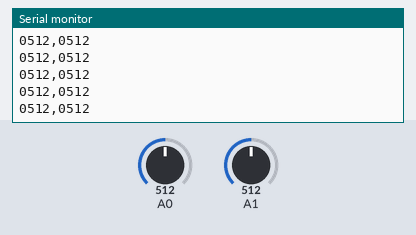
Bench run of a sketch on a simulated Arduino Uno, built with avr-gcc and run on an emulated ATmega328P. Shown: the last lines printed to the serial monitor. The inputs (shaded band) are chosen by the test bench; at power-on: A0 = 512, A1 = 512.

Above: at 1.2 s.
1.3 s: A0 set to 716
At 2.1 s:
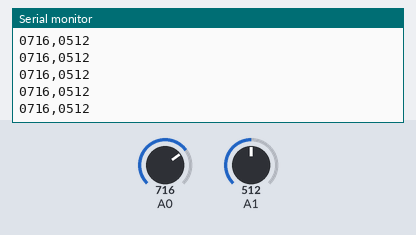
2.8 s: A1 set to 716
At 3.7 s:
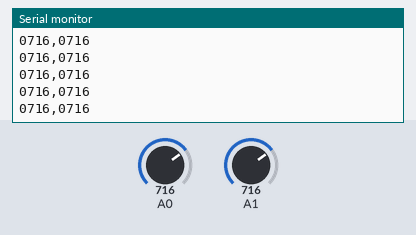
4.3 s: A0 set to 900
At 4.8 s:
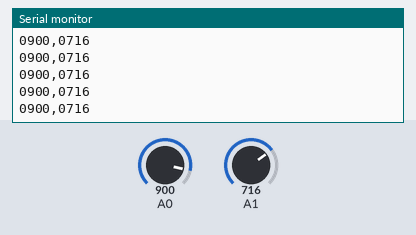
7.3 s: A1 set to 900
At 8.3 s:
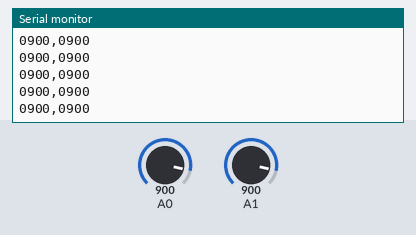
Timing chart, 0 to 9.8 s (numbered marks = the images above; inputs shaded):
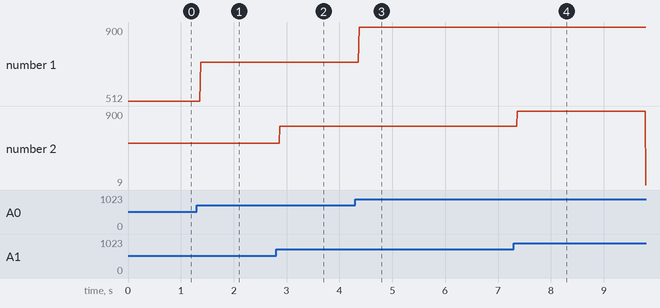

The sketch:

firmware.ino
```cpp
/*****************************
 * DSIF - FEEC - Unicamp
 * Autor: Ricardo M. Zago
 * Email: ricardoz@outlook.com
 *****************************/

#define dummy 0

void setup()
{
  //Initialize serial and wait for port to open:
  Serial.begin(9600);
  while (!Serial) {
    ; // wait for serial port to connect. Needed for native USB port only
  }
}


void loop()
{
  if (dummy){
    print_dummy();
  }
  else{
    print_adc();
  }

}

/* Faz a leitura das entradas analógicas A0 e A1
 * Envia o resultado do conversão via serial
 *
 * inline diz para o compilador que seria melhor copiar
 * a função para o código principal, removendo a função
 * e adicionando seu código no lugar da chamada. É útil
 * para uma função que executada apenas uma vez ou quando
 * o tamanho do código não é importante, apenas sua
 * velocidade de execução
 */
inline void print_adc()
{
  int read_0, read_1;

  read_0 = analogRead(0);
  read_1 = analogRead(1);

  print_zeros(read_0);
  Serial.print(read_0);
  Serial.print(",");
  print_zeros(read_1);
  Serial.println(read_1);

}


/* Função que imprime 0001,1023 0002,1022.
 * Ela é utilizada para testar o software sem a conexão do sinal a ser amostrado
 */
inline void print_dummy()
{
  int contador=0;

  while(1)
  {
    print_zeros(contador);
    Serial.print(contador);
    Serial.print(",");
    print_zeros(1024-contador);
    Serial.println(1024-contador);

    contador=contador+10;

    if (contador>=1024){
      contador=0;
    }

    delay(50);
  }
}

// Para formatar os números sempre com uma quantidade fixa de digitos na hora de imprimir.
void print_zeros(int contador)
{
  if (contador<1000) Serial.print('0');
  if (contador<100) Serial.print('0');
  if (contador<10) Serial.print('0');
}
```

Measured:
- after the input at 1.3 s, the serial monitor: prints a new line after 0.07 s (image 1)
- after the input at 2.8 s, the serial monitor: prints a new line after 0.07 s (image 2)
- after the input at 4.3 s, the serial monitor: prints a new line after 0.07 s (image 3)
- after the input at 7.3 s, the serial monitor: prints a new line after 0.07 s (image 4)
- plotted number 1: 512 → 716 after the input at 1.3 s, 716 → 900 after the input at 4.3 s
- plotted number 2: 716 → 9 after the input at 7.3 s
